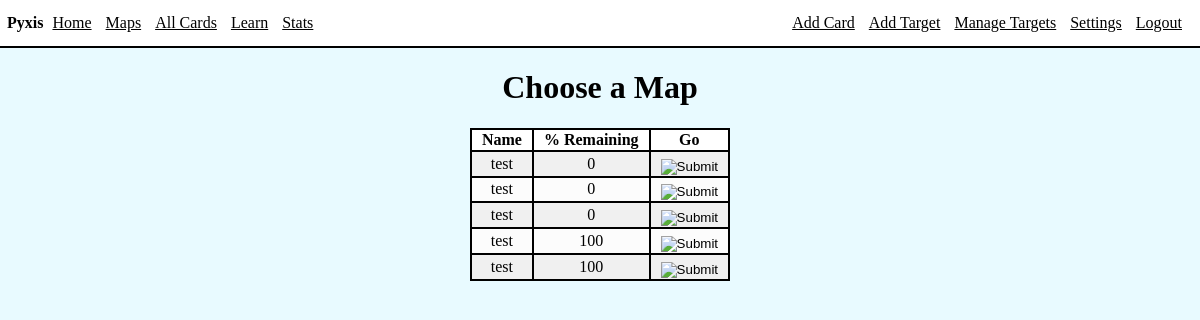
/selectMap (signed in), run on an earlier commit of the app's database.
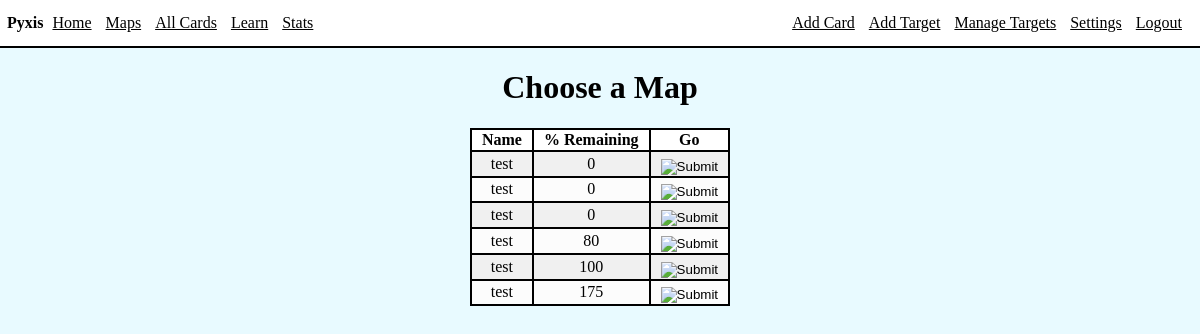
And on a later commit of the database.
### app/models.py (models this page shows, shortened)
class Target(db.Model):
    id = db.Column(db.Integer, index=True, primary_key=True)
    source = db.Column(db.String(100), index=True)
    content = db.Column(db.String(1000), index=True)
    category = db.Column(db.String(200), index=True)
    notes = db.Column(db.String(400), index=True)
    uniqueWordCount = db.Column(db.Integer)
    user_id = db.Column(db.Integer, db.ForeignKey('user.id'))

### app/maps.py (the view)
@bp.route('/selectMap')
@login_required
def selectMap():
    targets = Target.query.filter().all()
    maps = []
    for target in targets:
        stats = getStats(target.id)
        maps.append(stats)
    return render_template('selectMap.html', title='Select Map', maps=maps)

### app/models.py (called while the page is built)
@login.user_loader
def load_user(id):
    return User.query.get(int(id))

### app/templates/selectMap.html
{% extends 'base.html' %}
{% block content %}
<div class="int">
    <h1 class="cent">Choose a Map</h1>
    <table>
        <thead>
            <th>Name</th>
            <th>% Remaining</th>
            <th>Go</th>
        </thead>
        <tbody>
            {% for map in maps %}
            <tr>
                <td>{{ map[0].source }}</td>
                <td>{{ map[2] }}</td>
                <td>
                    <form action="{{ url_for('maps.map', target_id=map[0].id) }}">
                        <input type="image" class="btnimg" src="../static/images/go.jpg">
                    </form>
                </td>
            </tr>
            {% endfor %}
        </tbody>
    </table>
</div>
{% endblock %}

What changed in the data, as far as the page shows it:
computed for Target (number 4 of 6 on the later page): map "100" → "80"
added Target: source "test", map "175"
